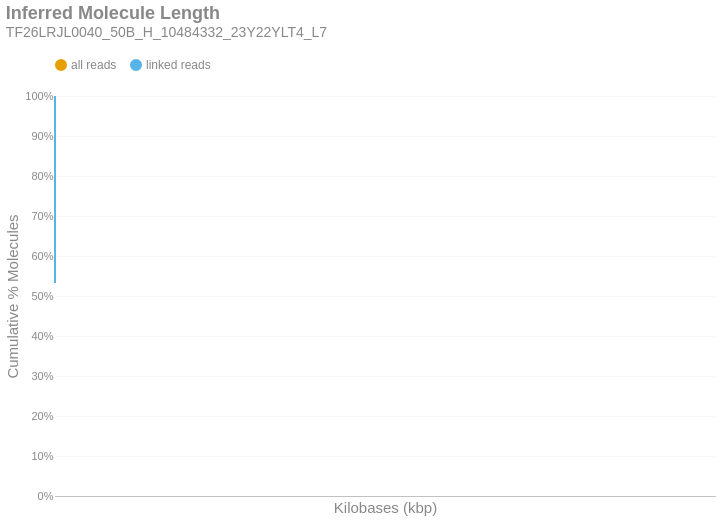

The notebook cell this image was saved under:
### Markdown cell above
### Inferred Molecule Length
This is the cumulative frequency distribution of molecule lengths inferred from the first and last alignment positions along a contig for all alignments associated with a single linked-read barcode on a given contig.There are two distributions: one with `all` the alignments (yellow) and another with only `linked reads` (blue). The percent of molecules in the `linked reads` distribution is relative to the total number of linked molecules.

### Code cell
if SKIPLR:
    print_html(f"Skipped")
else:
    binned_df = consolidated_hist(valids['length_inferred']/1000, mask, 10, True)
    binned_df = binned_df.with_columns(
        pl.when(pl.col('bin').cast(pl.Utf8) == '0').then(pl.lit('1')).otherwise(pl.col('bin').cast(pl.Utf8)).alias('bin')
    )
    with SafeRender(binned_df):
        (
            density_plot(binned_df, 'Inferred Molecule Length', samplename, 'inferredlen')
            .transform_calculate(bin_kb='datum.bin / 1000')
            .encode(
                x=alt.X('bin_kb:Q', title="Kilobases (kbp)").scale(type='log', padding=0).axis(labelAngle=-40),
                y=alt.Y('value:Q', title='Cumulative % Molecules')
                    .axis(format='%')
                    .stack(False)
                    .scale(domainMin=0, domainMax=1,padding=0),
                color=alt.Color("key:N").scale(domain = ["all reads", "linked reads"]),
                tooltip = [
                    alt.Tooltip("key:N", title = "Data Type"),
                    alt.Tooltip("range_label:N", title="Kilobases"),
                    alt.Tooltip("value:Q", format = ".2%", title="% Molecules (Cum.)")
                ]
            )
        ).display()

### Figure 1 — Vega-Lite specification as saved in the notebook (floating-point values rounded to 4 significant figures)
{"width": "container", "height": 400, "config": {"title": {"anchor": "start", "dy": -15, "fontSize": 18, "color": "#888888", "subtitleColor": "#888888", "subtitleFontSize": 14}, "arc": {"fill": "#0072B2"}, "axis": {"domainColor": "#888888", "domainWidth": 0.5, "gridWidth": 0.2, "grid": false, "titleFontWeight": 400, "titleFontSize": 15, "labelFontSize": 11, "labelColor": "#888888", "tickColor": "#888888", "tickWidth": 0.2, "titleColor": "#888888"}, "axisBand": {"grid": false}, "axisX": {"grid": true, "tickSize": 10, "domainCap": "round"}, "axisY": {"domain": false, "grid": true, "tickSize": 0, "domainCap": "round"}, "background": "transparent", "header": {"labelFontSize": 15, "labelColor": "#888888", "titleFontSize": 15, "titleFontWeight": 600, "titleColor": "#888888"}, "legend": {"labelFont": "sans-serif", "labelFontSize": 12, "labelColor": "#888888", "symbolSize": 100, "symbolType": "circle", "titleFontSize": 12, "titlePadding": 10, "titleColor": "#888888", "title": null, "orient": "top"}, "range": {"category": ["#E69F00", "#56B4E9", "#009E73", "#F0E442", "#0072B2", "#D55E00", "#CC79A7", "#000000"], "diverging": ["#cfe8f3", "#a2d4ec", "#73bfe2", "#46abdb", "#1696d2", "#12719e"]}, "area": {"fill": "#0072B2", "fillOpacity": 0.7, "line": true, "strokeOpacity": 0.7}, "line": {"color": "#0072B2", "stroke": "#0072B2", "strokeWidth": 2}, "trail": {"color": "#0072B2", "stroke": "#0072B2", "strokeWidth": 0, "size": 1}, "point": {"filled": true, "fillOpacity": 1.0, "size": 95}, "text": {"color": "#888888", "fontSize": 11, "align": "right", "fontWeight": 400, "size": 11}, "bar": {"fill": "#0072B2", "stroke": null}, "view": {"stroke": null, "continuousWidth": 660, "continuousHeight": 400}}, "data": {"name": "data-9dbf560e3515e488ad338ad5e6377fda"}, "mark": {"type": "line", "interpolate": "monotone", "point": {"opacity": 0, "size": 275}}, "encoding": {"color": {"field": "key", "scale": {"domain": ["all reads", "linked reads"]}, "type": "nominal"}, "tooltip": [{"field": "key", "title": "Data Type", "type": "nominal"}, {"field": "range_label", "title": "Kilobases", "type": "nominal"}, {"field": "value", "format": ".2%", "title": "% Molecules (Cum.)", "type": "quantitative"}], "x": {"axis": {"labelAngle": -40}, "field": "bin_kb", "scale": {"type": "log", "padding": 0}, "title": "Kilobases (kbp)", "type": "quantitative"}, "y": {"axis": {"format": "%"}, "field": "value", "scale": {"domainMin": 0, "domainMax": 1, "padding": 0}, "stack": false, "title": "Cumulative % Molecules", "type": "quantitative"}}, "params": [{"name": "param_c36ac31b6afebe62", "select": {"type": "point", "fields": ["key"]}, "bind": "legend"}], "title": {"text": "Inferred Molecule Length", "subtitle": "TF26LRJL0040_50B_H_10484332_23Y22YLT4_L7"}, "transform": [{"fold": ["all reads (cumsum)", "linked reads (cumsum)"]}, {"calculate": "replace(datum.key, ' (cumsum)', '')", "as": "key"}, {"filter": {"param": "param_c36ac31b6afebe62"}}, {"calculate": "datum.bin / 1000", "as": "bin_kb"}], "usermeta": {"embedOptions": {"downloadFileName": "TF26LRJL0040_50B_H_10484332_23Y22YLT4_L7.inferredlen"}}, "$schema": "https://vega.github.io/schema/vega-lite/v6.4.1.json", "datasets": {"data-9dbf560e3515e488ad338ad5e6377fda": [{"bin": "0.0", "interval": "0.0-10.0", "all reads": 0.8217, "linked reads": 0.5328, "all reads (cumsum)": 0.8217, "linked reads (cumsum)": 0.5328, "range_label": "0-9"}, {"bin": "10.0", "interval": "10.0-20.0", "all reads": 0.096, "linked reads": 0.251, "all reads (cumsum)": 0.9177, "linked reads (cumsum)": 0.7838, "range_label": "10-19"}, {"bin": "20.0", "interval": "20.0-30.0", "all reads": 0.04799, "linked reads": 0.1261, "all reads (cumsum)": 0.9657, "linked reads (cumsum)": 0.9099, "range_label": "20-29"}, {"bin": "30.0", "interval": "30.0-40.0", "all reads": 0.0213, "linked reads": 0.05596, "all reads (cumsum)": 0.987, "linked reads (cumsum)": 0.9658, "range_label": "30-39"}, {"bin": "40.0", "interval": "40.0-50.0", "all reads": 0.0086, "linked reads": 0.0225, "all reads (cumsum)": 0.9956, "linked reads (cumsum)": 0.9883, "range_label": "40-49"}, {"bin": "50.0", "interval": "50.0-60.0", "all reads": 0.002859, "linked reads": 0.007585, "all reads (cumsum)": 0.9985, "linked reads (cumsum)": 0.9959, "range_label": "50-59"}, {"bin": "60.0", "interval": "60.0-70.0", "all reads": 0.0009526, "linked reads": 0.002532, "all reads (cumsum)": 0.9994, "linked reads (cumsum)": 0.9984, "range_label": "60-69"}, {"bin": "70.0", "interval": "70.0-80.0", "all reads": 0.0003668, "linked reads": 0.0009737, "all reads (cumsum)": 0.9998, "linked reads (cumsum)": 0.9994, "range_label": "70-79"}, {"bin": "80.0", "interval": "80.0-90.0", "all reads": 0.0001377, "linked reads": 0.0003663, "all reads (cumsum)": 0.9999, "linked reads (cumsum)": 0.9998, "range_label": "80-89"}, {"bin": "90.0", "interval": "90.0-100.0", "all reads": 4.97e-05, "linked reads": 0.0001322, "all reads (cumsum)": 1.0, "linked reads (cumsum)": 0.9999, "range_label": "90-99"}, {"bin": "100.0", "interval": "100.0-110.0", "all reads": 2.218e-05, "linked reads": 5.9e-05, "all reads (cumsum)": 1.0, "linked reads (cumsum)": 1.0, "range_label": "100-109"}, {"bin": "110.0", "interval": "110.0-120.0", "all reads": 7.879e-06, "linked reads": 2.096e-05, "all reads (cumsum)": 1.0, "linked reads (cumsum)": 1.0, "range_label": "110-119"}, {"bin": "120.0", "interval": "120.0-130.0", "all reads": 2.788e-06, "linked reads": 7.416e-06, "all reads (cumsum)": 1.0, "linked reads (cumsum)": 1.0, "range_label": "120-129"}, {"bin": "130.0", "interval": "130.0-140.0", "all reads": 1.939e-06, "linked reads": 5.159e-06, "all reads (cumsum)": 1.0, "linked reads (cumsum)": 1.0, "range_label": "130-139"}, {"bin": "140.0", "interval": "140.0-150.0", "all reads": 4.849e-07, "linked reads": 1.29e-06, "all reads (cumsum)": 1.0, "linked reads (cumsum)": 1.0, "range_label": "140-149"}, {"bin": "150.0", "interval": "150.0-160.0", "all reads": 0.0, "linked reads": 0.0, "all reads (cumsum)": 1.0, "linked reads (cumsum)": 1.0, "range_label": "150-159"}, {"bin": "160.0", "interval": "160.0-170.0", "all reads": 1.212e-07, "linked reads": 3.224e-07, "all reads (cumsum)": 1.0, "linked reads (cumsum)": 1.0, "range_label": "160-169"}, {"bin": "170.0", "interval": "170.0-180.0", "all reads": 2.424e-07, "linked reads": 6.448e-07, "all reads (cumsum)": 1.0, "linked reads (cumsum)": 1.0, "range_label": "170-179"}]}}
